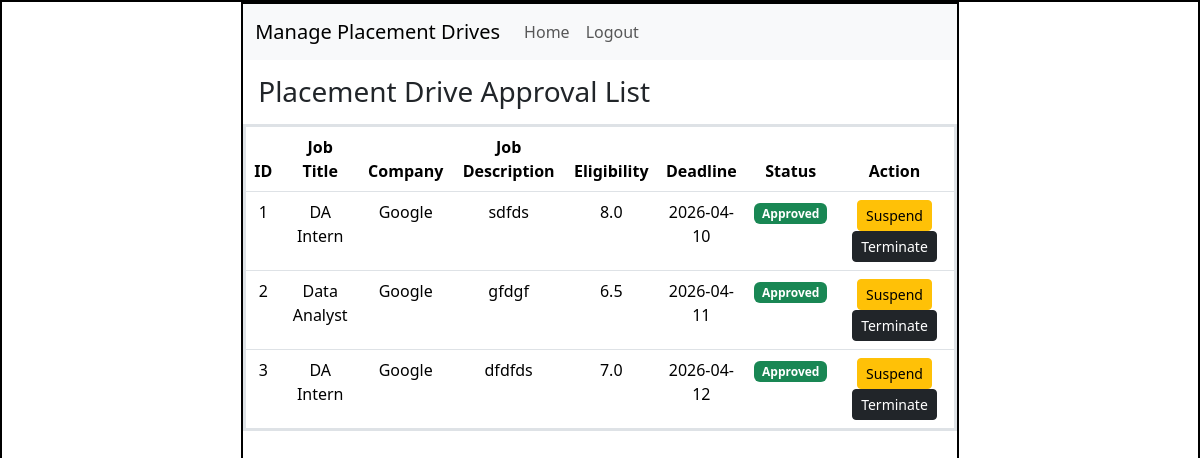
The app's page /admin/drives, older data.
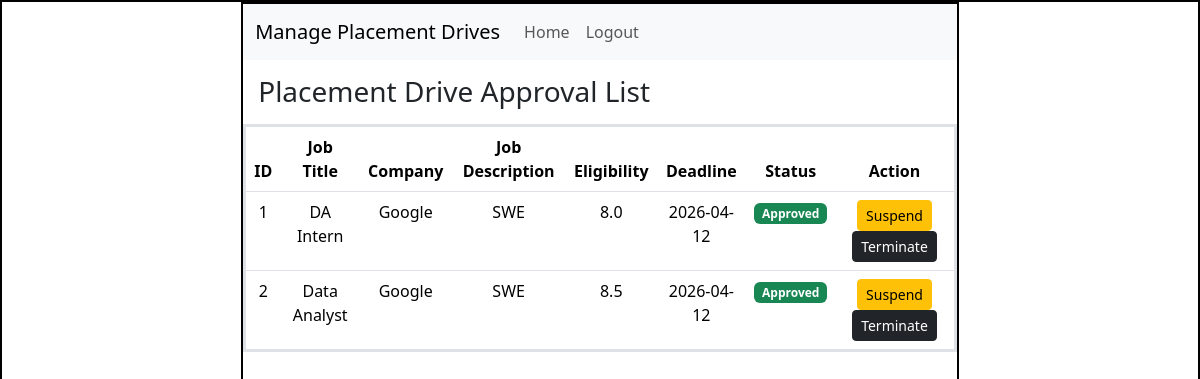
The same page, newer data.
### application/models.py (models this page shows)
class PlacementDrive(db.Model):
    __tablename__ = "placement_drive"   # ✅ IMPORTANT
    id = db.Column(db.Integer(), primary_key=True)
    company_id = db.Column(db.Integer(), db.ForeignKey('company.id'))
    job_title = db.Column(db.String(), nullable=False)
    description = db.Column(db.String())
    eligibility = db.Column(db.String())
    deadline = db.Column(db.Date)
    status = db.Column(db.String(), default='pending')

class Company(db.Model):
    __tablename__ = "company"
    id = db.Column(db.Integer(), primary_key=True)
    user_id = db.Column(db.Integer(), db.ForeignKey('user.id'))
    company_name = db.Column(db.String(), nullable=False)
    registration_no = db.Column(db.String(), unique=True)
    overview = db.Column(db.String())
    location = db.Column(db.String())
    services = db.Column(db.String())
    hr_contact = db.Column(db.String())
    website = db.Column(db.String())
    status = db.Column(db.String(), default='pending')

### application/controllers.py (the view)
@app.route("/admin/drives")
def admin_drives():
    drives = PlacementDrive.query.all()
    companies = {c.id: c for c in Company.query.all()}
    return render_template(
        "admin_drives.html",
        drives=drives,
        companies=companies)

### templates/admin_drives.html (shortened to what this page needs)
<!DOCTYPE html>
<html lang="en">
<head>
    <link rel="stylesheet" href="/static/style.css">
    <link href="https://cdn.jsdelivr.net/npm/bootstrap@5.3.8/dist/css/bootstrap.min.css" rel="stylesheet">
</head>
<body>
    <div id="main">
        <div id="canvas">
            <nav class="navbar navbar-expand-lg bg-body-tertiary">
                <div class="container-fluid">
                    <a class="navbar-brand">Manage Placement Drives</a>
                    <div class="collapse navbar-collapse">
                        <ul class="navbar-nav me-auto">
                            <li class="nav-item">
                                <a class="nav-link" href="/admin/dashboard">Home</a>
                            </li>
                            <li class="nav-item">
                                <a class="nav-link" href="/logout">Logout</a>
                            </li>
                        </ul>
                    </div>
                </div>
            </nav>
            <div id="content">
                <h3 class="headings">Placement Drive Approval List</h3>
                <table class="table text-center border border-3">
                    <thead>
                        <tr>
                            <th>ID</th>
                            <th>Job Title</th>
                            <th>Company</th>
                            <th>Job Description</th>
                            <th>Eligibility</th>
                            <th>Deadline</th>
                            <th>Status</th>
                            <th>Action</th>
                        </tr>
                    </thead>
                    <tbody>
                        {% for d in drives %}
                        <tr>
                            <td>{{ d.id }}</td>
                            <td>{{ d.job_title }}</td>
                            <td>{{ companies[d.company_id].company_name }}</td>
                            <td>{{ d.description }}</td>
                            <td>{{ d.eligibility }}</td>
                            <td>{{ d.deadline }}</td>
                            <td>
                                {% if d.status == "approved" %}
                                    <span class="badge bg-success">Approved</span>
                                {% elif d.status == "rejected" %}
                                    <span class="badge bg-danger">Rejected</span>
                                {% elif d.status == "suspended" %}
                                    <span class="badge bg-warning">Suspended</span>
                                {% elif d.status == "terminated" %}
                                    <span class="badge bg-dark">Terminated</span>
                                {% else %}
                                    <span class="badge bg-secondary">Pending</span>
                                {% endif %}
                            </td>
                            <td>
                                {% if d.status == "pending" %}
                                    <a href="/admin/drive/update_status/{{ d.id }}/approved"
                                    class="btn btn-success btn-sm">Approve</a>
                                    <a href="/admin/drive/update_status/{{ d.id }}/rejected"
                                    class="btn btn-danger btn-sm">Reject</a>
                                    <a href="/admin/drive/delete/{{ d.id }}"
                                    class="btn btn-warning btn-sm">Delete</a>
                                {% elif d.status == "approved" %}
                                    <a href="/admin/drive/update_status/{{ d.id }}/suspended"
                                    class="btn btn-warning btn-sm">Suspend</a>
                                    <a href="/admin/drive/update_status/{{ d.id }}/terminated"
                                    class="btn btn-dark btn-sm">Terminate</a>
                                {% elif d.status == "suspended" %}
                                    <a href="/admin/drive/update_status/{{ d.id }}/approved"
                                    class="btn btn-success btn-sm">Resume</a>
                                    <a href="/admin/drive/update_status/{{ d.id }}/terminated"
                                    class="btn btn-dark btn-sm">Terminate</a>
                                {% elif d.status == "terminated" %}
                                    <a href="/admin/drive/update_status/{{ d.id }}/approved"
                                    class="btn btn-success btn-sm">Re-Activate</a>
                                    <a href="/admin/drive/delete/{{ d.id }}"
                                    class="btn btn-secondary btn-sm">Delete</a>
                                {% elif d.status == "rejected" %}
                                    <a href="/admin/drive/update_status/{{ d.id }}/approved"
                                    class="btn btn-success btn-sm">Approve</a>
                                    <a href="/admin/drive/delete/{{ d.id }}"
                                    class="btn btn-secondary btn-sm">Delete</a>
                                {% endif %}
                            </td>
                        </tr>
                        {% endfor %}
                    </tbody>
                </table>
            </div>
        </div>
    </div>
</body>
</html>

### static/style.css (style rules this page uses)
* { margin:0px; }
#main, #canvas { border: 2px solid black; }
#canvas { width:60%; height:780px; margin:auto; }
.headings { margin: 10px; padding: 5px; margin-top: 10px; }

Row changes from the older to the newer data that the page shows:
removed PlacementDrive: id "3", job_title "DA Intern", description "dfdfds", eligibility "7.0", deadline "2026-04-12", status "Approved"
removed Company: company_name "Google"
changed PlacementDrive "DA Intern": description "sdfds" → "SWE"; deadline "2026-04-10" → "2026-04-12"
changed PlacementDrive "Data Analyst": description "gfdgf" → "SWE"; eligibility "6.5" → "8.5"; deadline "2026-04-11" → "2026-04-12"
